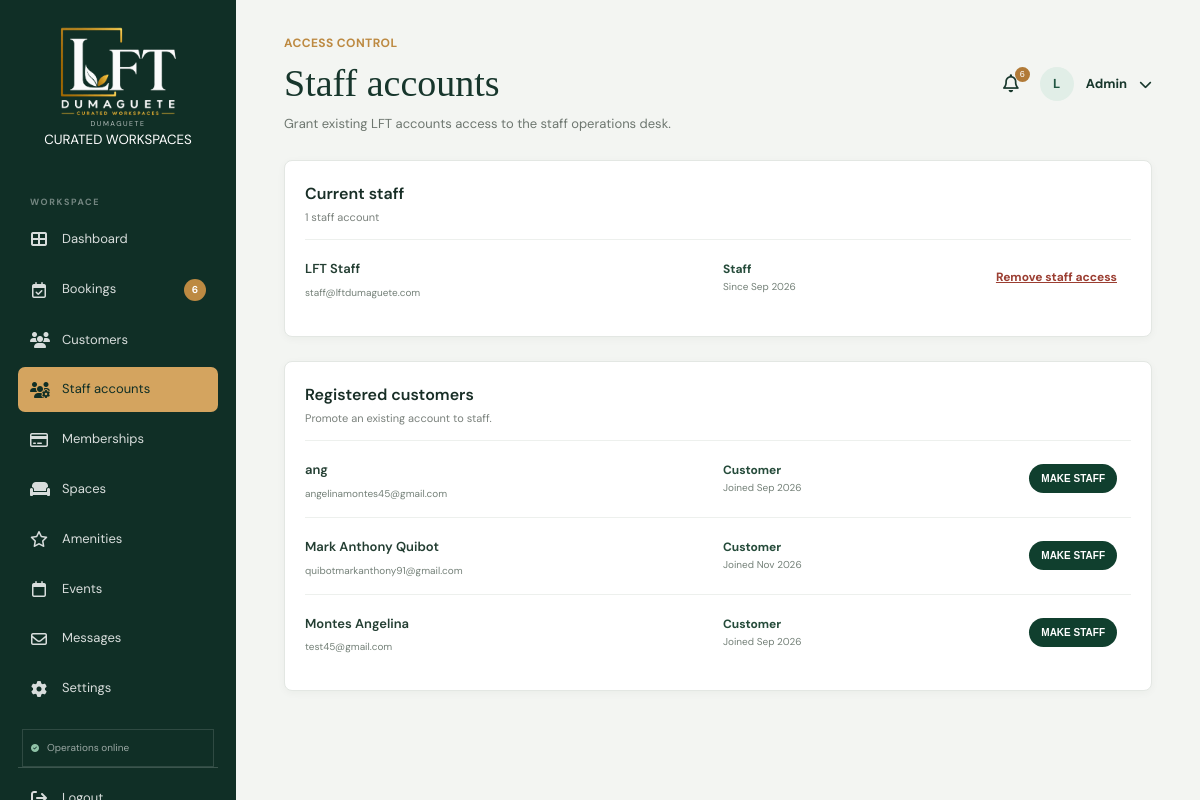
The page /Admin/staff/index.php (signed in) on the database its author committed.
### tables this page shows
CREATE TABLE `users` (
  `id` int(10) UNSIGNED NOT NULL,
  `name` varchar(120) NOT NULL,
  `email` varchar(190) NOT NULL,
  `password_hash` varchar(255) NOT NULL,
  `role` enum('customer','staff','admin') NOT NULL DEFAULT 'customer',
  `phone` varchar(40) NOT NULL DEFAULT '',
  `created_at` timestamp NOT NULL DEFAULT current_timestamp(),
  `updated_at` timestamp NOT NULL DEFAULT current_timestamp() ON UPDATE current_timestamp(),
  `profile_image` varchar(255) DEFAULT NULL
);

### Includes/db.php (called while the page is built, shortened)
<?php
function e(string|int|float|null $value): string
{
    return htmlspecialchars((string) $value, ENT_QUOTES, 'UTF-8');
}

### Admin/staff/index.php (the view, shortened to what this page needs)
<?php
$connection = db();
$staff = $connection->query("SELECT id, name, email, created_at FROM users WHERE role = 'staff' ORDER BY name")->fetchAll();
$customers = $connection->query("SELECT id, name, email, created_at FROM users WHERE role = 'customer' ORDER BY name LIMIT 100")->fetchAll();
?>
<!DOCTYPE html>
<html lang="en">
<head>
    <link rel="stylesheet" href="../../assets/css/style.css">
    <link rel="stylesheet" href="../../assets/css/portal.css">
    <link rel="stylesheet" href="https://cdnjs.cloudflare.com/ajax/libs/font-awesome/6.5.2/css/all.min.css">
</head>
<body>
<main class="admin-app">
    <?php require '../sidebar.php'; ?>
    <div class="admin-main">
        <header class="admin-topbar">
            <div>
                <p class="section-label">ACCESS CONTROL</p>
                <h1>Staff accounts</h1>
                <p>Grant existing LFT accounts access to the staff operations desk.</p>
            </div>
            <?php require '../profile.php'; ?>
        </header>
        <section class="admin-widget booking-panel">
            <div class="widget-heading"><div><h2>Current staff</h2><p><?= count($staff) ?> staff account<?= count($staff) === 1 ? '' : 's' ?></p></div></div>
            <?php if (!$staff): ?>
                <div class="empty-state">No staff accounts yet. Promote a registered customer below.</div>
            <?php else: ?>
                <?php foreach ($staff as $member): ?>
                    <article class="staff-row">
                        <div><h3><?= e($member['name']) ?></h3><small><?= e($member['email']) ?></small></div>
                        <div><strong>Staff</strong><span>Since <?= e(date('M Y', strtotime($member['created_at']))) ?></span></div>
                        <form method="post" onsubmit="return confirm('Remove staff access for this account?');">
                            <button class="danger-link" type="submit">Remove staff access</button>
                        </form>
                    </article>
                <?php endforeach; ?>
            <?php endif; ?>
        </section>
        <section class="admin-widget booking-panel" style="margin-top:24px;">
            <div class="widget-heading"><div><h2>Registered customers</h2><p>Promote an existing account to staff.</p></div></div>
            <?php if (!$customers): ?>
                <div class="empty-state">No customer accounts are available.</div>
            <?php else: ?>
                <?php foreach ($customers as $customer): ?>
                    <article class="staff-row">
                        <div><h3><?= e($customer['name']) ?></h3><small><?= e($customer['email']) ?></small></div>
                        <div><strong>Customer</strong><span>Joined <?= e(date('M Y', strtotime($customer['created_at']))) ?></span></div>
                        <form method="post" onsubmit="return confirm('Give this account staff access?');">
                            <button class="btn btn-green" type="submit">MAKE STAFF</button>
                        </form>
                    </article>
                <?php endforeach; ?>
            <?php endif; ?>
        </section>
    </div>
</main>
</body>
</html>

### assets/css/style.css (style rules this page uses)
:root { --green: #103f2e; --dark-green: #0b3023; --gold: #bd8a42; --cream: #f8f5ef; --white: #ffffff; --black: #111111; --gray: #666666; --border: #d8c7a8; --container: 1180px; }
* { margin: 0; padding: 0; box-sizing: border-box; }
html { scroll-behavior: smooth; }
body { font-family: 'DM Sans', Arial, sans-serif; background: var(--cream); color: var(--black); line-height: 1.6; }
.btn { display: inline-flex; align-items: center; justify-content: center; padding: 12px 26px; border-radius: 30px; font-size: 12px; font-weight: 700; transition: .2s ease; }
.btn-green { color: white; background: var(--green); }
.section-label { color: var(--gold); font-size: 12px; font-weight: 700; letter-spacing: .4px; }
.staff-row small { display: block; color: var(--gray); margin-top: 5px; }
.staff-row form { display: flex; gap: 8px; align-items: center; justify-self: end; }
.staff-row form .btn { padding: 9px 12px; font-size: 10px; border: 0; cursor: pointer; }
.danger-link { color: #9b3e32 !important; border: 0; background: none; cursor: pointer; font: inherit; }
.admin-app { min-height: 100vh; display: flex; background: #f3f5f2; }
.admin-main { flex: 1 1 auto; width: calc(100% - 236px); min-width: 0; margin-left: 236px; padding: 34px clamp(22px, 4vw, 58px); }
.admin-topbar { display: flex; align-items: center; justify-content: space-between; gap: 20px; margin-bottom: 25px; }
.admin-topbar h1 { font-family: 'Playfair Display', serif; font-size: 38px; font-weight: 500; color: #17362c; letter-spacing: 0; }
.admin-topbar p:last-child { color: #6d766f; font-size: 13px; }
.admin-kpis article, .admin-widget { background: white; border: 1px solid #e3e7e3; border-radius: 8px; box-shadow: 0 2px 8px rgba(19,45,35,.04); }
.admin-widget { padding: 18px; min-width: 0; }
.widget-heading { display: flex; justify-content: space-between; align-items: start; gap: 15px; margin-bottom: 12px; }
.widget-heading h2 { color: #182e26; font-size: 16px; font-weight: 600; }
.widget-heading p { color: #7a817c; font-size: 11px; margin-top: 3px; }
.booking-panel { padding: 20px; }
.staff-row { display: grid; grid-template-columns: minmax(0, 1fr) 110px 190px; gap: 14px; align-items: center; padding: 15px 0; border-top: 1px solid #edf0ed; }
.staff-row:first-of-type { margin-top: 12px; }
.staff-row h3 { margin: 4px 0 3px; color: #233e32; font-size: 13px; font-weight: 600; }
.staff-row small, .staff-row > div:nth-child(2) span { display: block; color: #748078; font-size: 10px; overflow-wrap: anywhere; }
.staff-row > div:nth-child(2) strong { display: block; color: #254b3a; font-size: 12px; }
.staff-row form { display: flex; gap: 6px; align-items: center; }
.staff-row .btn { padding: 8px 10px; border: 0; cursor: pointer; font-size: 10px; }

### assets/css/portal.css (style rules this page uses)
.danger-link { border: 0; background: transparent; color: #9b3328; font: inherit; font-size: 12px; font-weight: 700; text-decoration: underline; cursor: pointer; }
.staff-row { grid-template-columns: minmax(220px, 1fr) 150px minmax(230px, auto) auto; }

### rows shown on the page
users: name "LFT Staff", email "staff@lftdumaguete.com", created_at "Sep 2026"
users: name "ang", email "angelinamontes45@gmail.com", created_at "Sep 2026"
users: name "Mark Anthony Quibot", email "quibotmarkanthony91@gmail.com", created_at "Nov 2026"
users: name "Montes Angelina", email "test45@gmail.com", created_at "Sep 2026"

### other values the page prints
$pendingBookings "6"
count($staff) "1"
